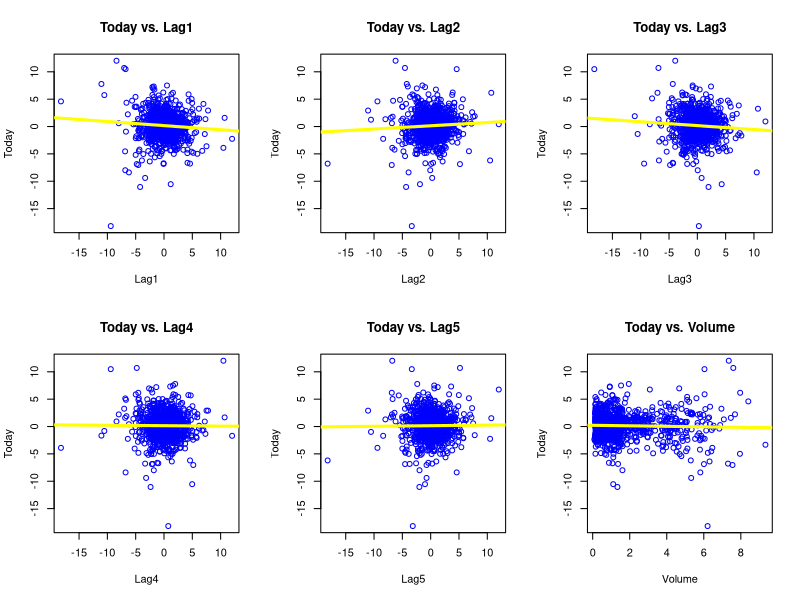
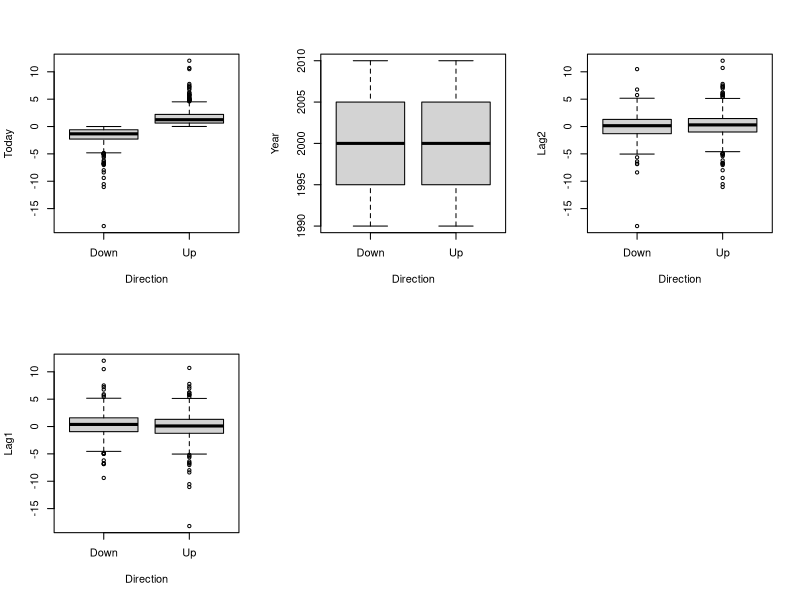
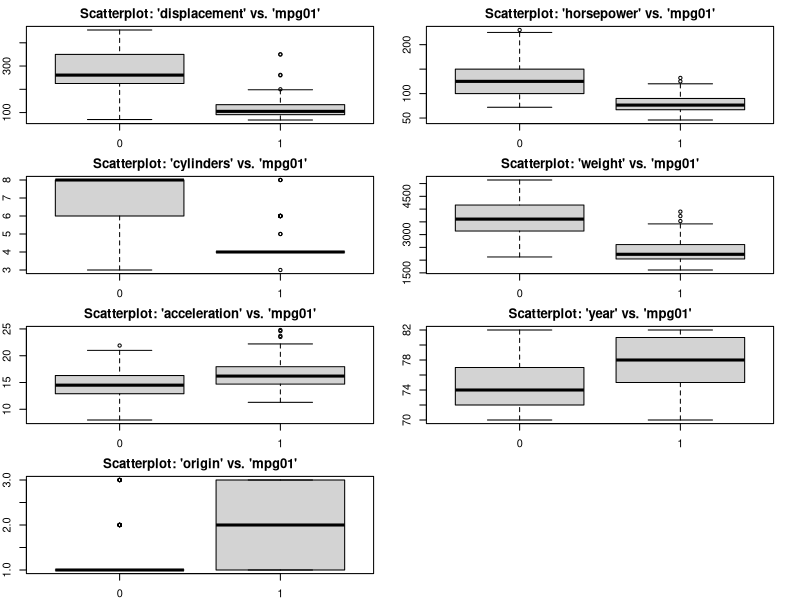
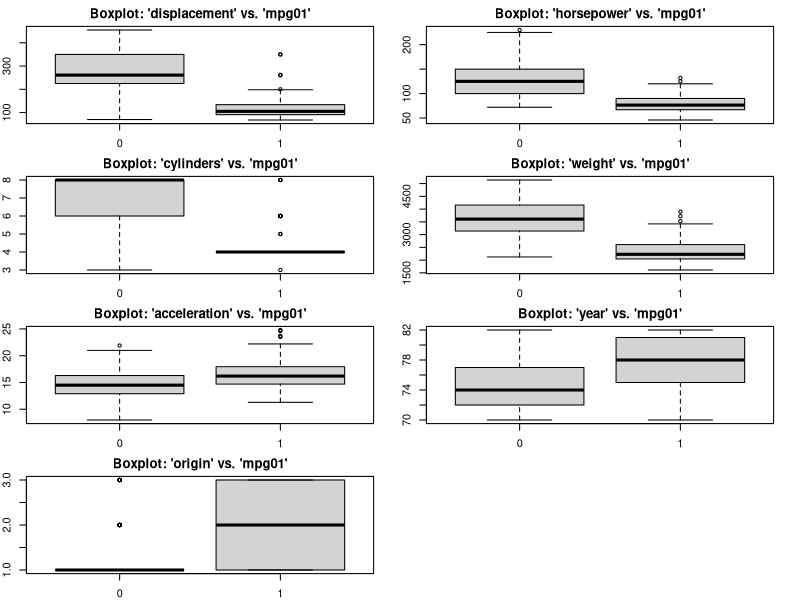

The R script that drew these images, in order:
## ---- chunk 1
setwd('C:/Users/fdimino/OneDrive/Desktop/Courses/FA582 data science/labs/third')
weekly <- read.csv('Weekly.csv')
# Point A: Data Summary and Visualizations
names(weekly)
weekly$Direction<-as.factor(weekly$Direction)
contrasts(weekly$Direction)
summary(weekly)
par(mfrow = c(2, 3))

# Scatterplot of "Today" vs. "Lag1" with linear regression line
plot(Today ~ Lag1, col = "blue", data = weekly)
simplelm1 <- lm(Today ~ Lag1, data = weekly)
abline(simplelm1, lwd = 3, col = "yellow")
title("Today vs. Lag1")
# Scatterplot of "Today" vs. "Lag2" with linear regression line
plot(Today ~ Lag2, col = "blue", data = weekly)
simplelm2 <- lm(Today ~ Lag2, data = weekly)
abline(simplelm2, lwd = 3, col = "yellow")
title("Today vs. Lag2")
# Scatterplot of "Today" vs. "Lag3" with linear regression line
plot(Today ~ Lag3, col = "blue", data = weekly)
simplelm3 <- lm(Today ~ Lag3, data = weekly)
abline(simplelm3, lwd = 3, col = "yellow")
title("Today vs. Lag3")
# Scatterplot of "Today" vs. "Lag4" with linear regression line
plot(Today ~ Lag4, col = "blue", data = weekly)
simplelm4 <- lm(Today ~ Lag4, data = weekly)
abline(simplelm4, lwd = 3, col = "yellow")
title("Today vs. Lag4")
# Scatterplot of "Today" vs. "Lag5" with linear regression line
plot(Today ~ Lag5, col = "blue", data = weekly)
simplelm5 <- lm(Today ~ Lag5, data = weekly)
abline(simplelm5, lwd = 3, col = "yellow")
title("Today vs. Lag5")
# Scatterplot of "Today" vs. "Volume" with linear regression line
plot(Today ~ Volume, col = "blue", data = weekly)
simplelm6 <- lm(Today ~ Volume, data = weekly)
abline(simplelm6, lwd = 3, col = "yellow")
title("Today vs. Volume")

boxplot(Today ~ Direction, data = weekly, xlab = "Direction", ylab = "Today")
boxplot(Year ~ Direction, data = weekly, xlab = "Direction", ylab = "Year")
boxplot(Lag2 ~ Direction, data = weekly, xlab = "Direction", ylab = "Lag2")
boxplot(Lag1 ~ Direction, data = weekly, xlab = "Direction", ylab = "Lag1")

# We can notice notice some patterns, for instance The lag variables have a range of values with the same minimum and maximum values. The median values for these lag variables are close to zero, indicating that they are centered around zero. This suggests that the lag variables may represent changes or differences from previous values.Moreover, the distribution of volume data seems to be positively skewed, with a mean greater than the median.
# Furthermore, the "Today" variable also has a range of values with the same minimum and maximum values as the lag variables. The median value for "Today" is close to zero.
#With data visualizations, we can notice some association, for instance, between year and volume, and also between direction and lag2

# Point B: Logistic Regression
glm.weekly.direction = glm(Direction ~ Lag1 + Lag2 + Lag3 + Lag4 + Lag5 + Volume, data = weekly, family = binomial)
summary(glm.weekly.direction)
## Lag 2 is significant (alpha = 0.05)
glm.probs=predict(glm.weekly.direction,newdata = weekly, type="response")
glm.probs[1:10]
glm.pred=rep("Down",dim(weekly)[1])
glm.pred[glm.probs>0.5]="Up"
summary(as.factor(glm.pred))

# Create the confusion matrix
table(glm.pred,weekly$Direction)
mean(glm.pred == weekly$Direction)

## confusion matrix says that the model correctly predicted 'Up' 557 times, 'down' 54 times. 
# The model incorrectly predicted 'Up' when was 'down' 430 times and 'down' when was 'up' 48 times
# the overall fraction of correct predictions is 0.5611 which means that the logistic regression model 
# correctly predicted the direction in 56.11% of the cases.
## ---- chunk 2
# Point D: Logistic Regression with Lag2
library(MASS)
library(class)

training <- weekly[1:985, ]
test <- weekly[986:1089, ]
# Predict the Direction for the testing data
glm.fit=glm(Direction~Lag2,data=training,family=binomial)
summary(glm.fit)
glm.probs=predict(glm.fit,newdata = test, type="response")
glm.pred=rep("Down",dim(test)[1])
glm.pred[glm.probs>0.5]="Up"

table(glm.pred,test$Direction)
mean(glm.pred == test$Direction)

# In this case, confusion matrix says that the model correctly predicted 'up' 56 times, 'down' 9 times
# while it predicted 5 times 'down' when it was 'up', and 34 times 'up' when was 'down'. The overall fraction of correct predictions is 62.5%

# Point E: Linear Discriminant Analysis (LDA)
lda.fit = lda(Direction ~ Lag2, data = training, family = binomial)
lda.pred = predict(lda.fit, test)
lda.class = lda.pred$class
table(lda.class, test$Direction)
lda_correct_predictions <- mean(lda.class == test$Direction)
lda_correct_predictions

# Point F: Quadratic Discriminant Analysis (QDA)
qda.fit = qda(Direction ~ Lag2, data = training, family = binomial)
qda.pred = predict(qda.fit, test)
qda.class = qda.pred$class
table(qda.class, test$Direction)
qda_correct_predictions <- mean(qda.class == test$Direction)
qda_correct_predictions

# Point G: K-Nearest Neighbors (KNN) with K = 1
knn.pred = knn(as.matrix(training$Lag2), as.matrix(test$Lag2), training$Direction, k = 1)

knn_confusion_matrix <- table(Predicted = knn.pred, Actual = test$Direction)
knn_confusion_matrix
knn_correct_predictions <- mean(knn.pred == test$Direction)
knn_correct_predictions

# Point H: Comparison of Results

# best results with logistic regression and lda
## ---- chunk 3
# Point i
# Experiment with different combinations of predictors, transformations, and interactions for each of the methods.

# Fit logistic regression model with different predictors, including transformations
logistic_model <- glm(Direction ~ Lag2 + Lag1 + I(Lag2^2), data = training, family = binomial)

# Predict the Direction for the testing data
predicted <- ifelse(predict(logistic_model, newdata = test, type = "response") > 0.5, "Up", "Down")

confusion_matrix <- table(Actual = test$Direction, Predicted = predicted)

correct_predictions <- sum(diag(confusion_matrix)) / sum(confusion_matrix)

# Print the confusion matrix and overall fraction of correct predictions
confusion_matrix
cat("Overall Fraction of Correct Predictions (Logistic Regression): ", correct_predictions)

# Fit LDA with different predictors, including transformations
lda.fit = lda(Direction ~ Lag2 + Lag1 + I(Lag2^2), data = training, family = binomial)
lda.pred = predict(lda.fit, test)
lda.class = lda.pred$class

# Calculate confusion matrix and other statistics
table(lda.class, test$Direction)
lda_correct_predictions <- mean(lda.class == test$Direction)
sum(lda.pred$posterior[, 1] >= 0.5)
sum(lda.pred$posterior[, 1] < 0.5)
cat("Overall Fraction of Correct Predictions (LDA): ", lda_correct_predictions)

# Fit QDA with different predictors, including transformations
qda.fit = qda(Direction ~ Lag2 + Lag1 + I(Lag2^2), data = training, family = binomial)
qda.pred = predict(qda.fit, test)
qda.class = qda.pred$class

# Calculate confusion matrix and other statistics
table(qda.class, test$Direction)
qda_correct_predictions <- mean(qda.class == test$Direction)
sum(qda.pred$posterior[, 1] >= 0.5)
sum(qda.pred$posterior[, 1] < 0.5)
cat("Overall Fraction of Correct Predictions (QDA): ", qda_correct_predictions)

# Using KNN with different predictors and K = 10
test.x = cbind(test$Lag1, test$Lag2, test$Lag2^2)
training.x = cbind(training$Lag1, training$Lag2, training$Lag2^2)
knn.pred = knn(training.x, test.x, training$Direction, k = 10)

# Create the confusion matrix
knn_confusion_matrix <- table(Predicted = knn.pred, Actual = test$Direction)

# Calculate the overall fraction of correct predictions
knn_correct_predictions <- mean(knn.pred == test$Direction)
knn_correct_predictions
knn_confusion_matrix

# In this case, QDA is the best
## ---- chunk 4

auto <- read.csv('Auto.csv')
median <- median(auto$mpg)



# Create a binary variable, mpg01
auto$mpg01<-0
auto$mpg01[auto$mpg>median(auto$mpg)]<-1
auto$mpg01<-as.factor(auto$mpg01)

df <- data.frame(auto)

# Point b: Explore the data graphically
par(mfrow=c(4, 2))
par(mar = c(2, 2, 2, 2))

# Scatterplots
plot(df$mpg01, df$displacement, xlab = "mpg01", ylab = "displacement", main = "Scatterplot: 'displacement' vs. 'mpg01'")
plot(df$mpg01, df$horsepower, xlab = "mpg01", ylab = "horsepower", main = "Scatterplot: 'horsepower' vs. 'mpg01'")
plot(df$mpg01, df$cylinders, xlab = "mpg01", ylab = "cylinders", main = "Scatterplot: 'cylinders' vs. 'mpg01'")
plot(df$mpg01, df$weight, xlab = "mpg01", ylab = "weight", main = "Scatterplot: 'weight' vs. 'mpg01'")
plot(df$mpg01, df$acceleration, xlab = "mpg01", ylab = "acceleration", main = "Scatterplot: 'acceleration' vs. 'mpg01'")
plot(df$mpg01, df$year, xlab = "mpg01", ylab = "year", main = "Scatterplot: 'year' vs. 'mpg01'")
plot(df$mpg01, df$origin, xlab = "mpg01", ylab = "origin", main = "Scatterplot: 'origin' vs. 'mpg01'")

# Boxplots
par(mfrow=c(4, 2))

boxplot(displacement ~ mpg01, data = df, xlab = "mpg01", ylab = "displacement", main = "Boxplot: 'displacement' vs. 'mpg01'")
boxplot(horsepower ~ mpg01, data = df, xlab = "mpg01", ylab = "horsepower", main = "Boxplot: 'horsepower' vs. 'mpg01'")
boxplot(cylinders ~ mpg01, data = df, xlab = "mpg01", ylab = "cylinders", main = "Boxplot: 'cylinders' vs. 'mpg01'")
boxplot(weight ~ mpg01, data = df, xlab = "mpg01", ylab = "weight", main = "Boxplot: 'weight' vs. 'mpg01'")
boxplot(acceleration ~ mpg01, data = df, xlab = "mpg01", ylab = "acceleration", main = "Boxplot: 'acceleration' vs. 'mpg01'")
boxplot(year ~ mpg01, data = df, xlab = "mpg01", ylab = "year", main = "Boxplot: 'year' vs. 'mpg01'")
boxplot(origin ~ mpg01, data = df, xlab = "mpg01", ylab = "origin", main = "Boxplot: 'origin' vs. 'mpg01'")

# We've identified that "weight" and "horsepower" are the features that appear to be most useful in predicting "mpg01." These features have shown a noticeable separation in scatterplots and boxplots when compared to "mpg01." The separation suggests that there might be a relationship between these features and the binary variable mpg01. Additionally, "acceleration" also seems to provide some useful information, though it may not be as strong as "weight" and "horsepower".

# Point c: Split the data into a training set and a test set
training <- df[1:196,]
test <- df[196:392,]
test$mpg01<-as.factor(test$mpg01)
training$mpg01<-as.factor(training$mpg01)

# Point d: Perform LDA on the training data
lda.fit <- lda(mpg01 ~ displacement + horsepower + cylinders + weight, data = training)
lda.pred <- predict(lda.fit, test)
lda.class <- lda.pred$class

table(lda.class, test$mpg01)
lda_correct_predictions <- mean(lda.class == test$mpg01)
test_error <- mean(lda.class != test$mpg01)

# Display the test error
cat("Test Error (LDA):", test_error, "\n")

# Point e: Perform QDA on the training data
qda.fit <- qda(mpg01 ~ displacement + horsepower + cylinders + weight, data = training)
qda.pred <- predict(qda.fit, test)
qda.class <- qda.pred$class

table(qda.class, test$mpg01)
qda_correct_predictions <- mean(qda.class == test$mpg01)
test_error <- mean(qda.class != test$mpg01)

# Display the test error
cat("Test Error (QDA):", test_error, "\n")

# Point f: Perform logistic regression on the training data
glm.mpg01=glm(mpg01~cylinders+weight+horsepower+displacement,data=training,family=binomial)
summary(glm.mpg01)
confint(glm.mpg01)

glm.probs=predict(glm.mpg01,newdata = test, type="response")
glm.pred=rep("0",dim(test)[1])
glm.pred[glm.probs>0.5]="1"

#confusion matrix
table(glm.pred,test$mpg01)
mean(glm.pred == test$mpg01)

#overall error rate
1-mean(glm.pred == test$mpg01)


# Point g: Perform K-Nearest Neighbors (KNN) with different values of k
fun <- function(k) {
  test.x <- cbind(test$weight, test$displacement, test$horsepower, test$cylinders)
  training.x <- cbind(training$weight, training$displacement, training$horsepower, training$cylinders)
  
  # Fit the KNN model with the specified k
  knn.pred <- knn(training.x, test.x, training$mpg01, k = k)
  
  # Create the confusion matrix
  knn_confusion_matrix <- table(Predicted = knn.pred, Actual = test$mpg01)
  print(knn_confusion_matrix)
  
  # Calculate the overall fraction of correct predictions
  knn_correct_predictions <- mean(knn.pred == test$mpg01)
  print(paste("Test Error (k =", k, "):", 1 - knn_correct_predictions))
}

k_1 <- fun(1)
k_4 <- fun(4)
k_5 <- fun(5)
k_6 <- fun(6)
k_10 <- fun(10)

# The best is k=5, with test error 0.1370
